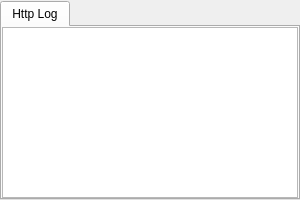
<?xml version="1.0" encoding="UTF-8"?>
<ui version="4.0">
 <class>HttpResponsePanelWidget</class>
 <widget class="QWidget" name="HttpResponsePanelWidget">
  <property name="geometry">
   <rect>
    <x>0</x>
    <y>0</y>
    <width>300</width>
    <height>200</height>
   </rect>
  </property>
  <layout class="QVBoxLayout" name="verticalLayoutOuter" stretch="0">
   <property name="spacing">
    <number>0</number>
   </property>
   <property name="leftMargin">
    <number>0</number>
   </property>
   <property name="topMargin">
    <number>1</number>
   </property>
   <property name="rightMargin">
    <number>0</number>
   </property>
   <property name="bottomMargin">
    <number>0</number>
   </property>
   <item>
    <widget class="QTabWidget" name="tabWidgetHttpLog">
     <property name="focusPolicy">
      <enum>Qt::NoFocus</enum>
     </property>
     <property name="currentIndex">
      <number>0</number>
     </property>
     <widget class="QWidget" name="tabHttpLog">
      <attribute name="title">
       <string>Http Log</string>
      </attribute>
      <layout class="QVBoxLayout" name="verticalLayoutTab">
       <property name="spacing">
        <number>0</number>
       </property>
       <property name="leftMargin">
        <number>0</number>
       </property>
       <property name="topMargin">
        <number>0</number>
       </property>
       <property name="rightMargin">
        <number>0</number>
       </property>
       <property name="bottomMargin">
        <number>0</number>
       </property>
       <item>
        <widget class="QPlainTextEdit" name="plainTextEditLog">
         <property name="readOnly">
          <bool>true</bool>
         </property>
         <property name="maximumBlockCount">
          <number>1000</number>
         </property>
        </widget>
       </item>
      </layout>
     </widget>
    </widget>
   </item>
  </layout>
 </widget>
 <resources/>
 <connections/>
</ui>
